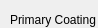
          <widget class="QWidget" name="cryoSEM_2">
           <property name="geometry">
            <rect>
             <x>0</x>
             <y>0</y>
             <width>98</width>
             <height>28</height>
            </rect>
           </property>
           <attribute name="label">
            <string>Cryo-SEM</string>
           </attribute>
           <widget class="QWidget" name="layoutWidget">
            <property name="geometry">
             <rect>
              <x>10</x>
              <y>10</y>
              <width>313</width>
              <height>328</height>
             </rect>
            </property>
            <layout class="QGridLayout" name="gridLayout_32">
             <item row="13" column="0">
              <widget class="QLabel" name="ViewingTemp_CryoSEM_2">
               <property name="text">
                <string>Viewing Temp</string>
               </property>
              </widget>
             </item>
             <item row="13" column="1">
              <widget class="QLineEdit" name="ViewingTemp_Text_CryoSEM_2"/>
             </item>
             <item row="12" column="2">
              <widget class="QLabel" name="SecondarySublimationTemp_Measurement_CryoSEM_2">
               <property name="text">
                <string>C</string>
               </property>
              </widget>
             </item>
             <item row="10" column="2">
              <widget class="QLabel" name="PrimarySublimationTemp_Measurement_CryoSEM_2">
               <property name="text">
                <string>C</string>
               </property>
              </widget>
             </item>
             <item row="11" column="0">
              <widget class="QLabel" name="SecondarySublimationTime_CryoSEM_2">
               <property name="text">
                <string>Secondary Sublimation Time</string>
               </property>
              </widget>
             </item>
             <item row="11" column="1">
              <widget class="QLineEdit" name="SecondarySublimationTime_Text_CryoSEM_2"/>
             </item>
             <item row="11" column="2">
              <widget class="QLabel" name="SecondarySublimationTime_Measurement_CryoSEM_2">
               <property name="text">
                <string>M</string>
               </property>
              </widget>
             </item>
             <item row="12" column="1">
              <widget class="QLineEdit" name="SecondarySublimationTemp_Text_CryoSEM_2"/>
             </item>
             <item row="12" column="0">
              <widget class="QLabel" name="SecondarySublimationTemp_CryoSEM_2">
               <property name="text">
                <string>Secondary Sublimation Temp</string>
               </property>
              </widget>
             </item>
             <item row="10" column="1">
              <widget class="QLineEdit" name="PrimarySublimationTemp_Text_CryoSEM_2"/>
             </item>
             <item row="9" column="2">
              <widget class="QLabel" name="PrimarySublimationTime_Measurement_CryoSEM_2">
               <property name="text">
                <string>M</string>
               </property>
              </widget>
             </item>
             <item row="10" column="0">
              <widget class="QLabel" name="PrimarySublimationTemp_CryoSEM_2">
               <property name="text">
                <string>Primary Sublimation Temp</string>
               </property>
              </widget>
             </item>
             <item row="13" column="2">
              <widget class="QLabel" name="ViewingTemp_Measurement_2">
               <property name="text">
                <string>C</string>
               </property>
              </widget>
             </item>
             <item row="8" column="0">
              <widget class="QLabel" name="SecondaryCoatingThickness_CryoSEM_2">
               <property name="text">
                <string>Secondary Coating Thickness</string>
               </property>
              </widget>
             </item>
             <item row="8" column="1">
              <widget class="QLineEdit" name="SecondaryCoatingThickness_Text_CryoSEM_2"/>
             </item>
             <item row="0" column="0">
              <widget class="QLabel" name="PrimaryCoating_CryoSEM_2">
               <property name="text">
                <string>Primary Coating</string>
               </property>
              </widget>
             </item>
             <item row="4" column="0">
              <widget class="QLabel" name="PrimaryCoatingThickness_CryoSEM_2">
               <property name="text">
                <string>Primary Coating Thickness</string>
               </property>
              </widget>
             </item>
             <item row="4" column="2">
              <widget class="QLabel" name="PrimaryCoatingThickness_Measurement_CryoSEM_2">
               <property name="text">
                <string>NM</string>
               </property>
              </widget>
             </item>
             <item row="8" column="2">
              <widget class="QLabel" name="SecondaryCoatingThickness_Measurement_CryoSEM_2">
               <property name="text">
                <string>NM</string>
               </property>
              </widget>
             </item>
             <item row="5" column="1">
              <widget class="QComboBox" name="SecondaryCoating_DropBox_CryoSEM_2">
               <item>
                <property name="text">
                 <string>C</string>
                </property>
               </item>
               <item>
                <property name="text">
                 <string>Ir</string>
                </property>
               </item>
               <item>
                <property name="text">
                 <string>Cr</string>
                </property>
               </item>
               <item>
                <property name="text">
                 <string>Pt</string>
                </property>
               </item>
               <item>
                <property name="text">
                 <string>Pt/C</string>
                </property>
               </item>
              </widget>
             </item>
             <item row="4" column="1">
              <widget class="QLineEdit" name="PrimaryCoatingThickness_Text_CryoSEM_2"/>
             </item>
             <item row="9" column="0">
              <widget class="QLabel" name="PrimarySublimationTime_CryoSEM_2">
               <property name="text">
                <string>Primary Sublimation Time</string>
               </property>
              </widget>
             </item>
             <item row="9" column="1">
              <widget class="QLineEdit" name="PrimarySublimationTime_Text_CryoSEM_2"/>
             </item>
             <item row="5" column="0">
              <widget class="QLabel" name="SecondaryCoating_CryoSEM_2">
               <property name="text">
                <string>Secondary Coating</string>
               </property>
              </widget>
             </item>
             <item row="0" column="1">
              <widget class="QComboBox" name="PrimaryCoating_DropBox_CryoSEM_2">
               <item>
                <property name="text">
                 <string>Pt/C</string>
                </property>
               </item>
               <item>
                <property name="text">
                 <string>Ir</string>
                </property>
               </item>
               <item>
                <property name="text">
                 <string>Cr</string>
                </property>
               </item>
               <item>
                <property name="text">
                 <string>Pt</string>
                </property>
               </item>
               <item>
                <property name="text">
                 <string>C</string>
                </property>
               </item>
              </widget>
             </item>
             <item row="1" column="0">
              <widget class="QLabel" name="primaryCoatingAngle">
               <property name="text">
                <string>Primary Coating Angle</string>
               </property>
              </widget>
             </item>
             <item row="1" column="1">
              <widget class="QLineEdit" name="primaryCoatingAngle_Text"/>
             </item>
             <item row="2" column="1">
              <widget class="QCheckBox" name="primaryCoatingAngle_Rotation">
               <property name="text">
                <string>Rotation</string>
               </property>
              </widget>
             </item>
             <item row="6" column="0">
              <widget class="QLabel" name="secondaryCoatingAngle">
               <property name="text">
                <string>Secondary Coating Angle</string>
               </property>
              </widget>
             </item>
             <item row="7" column="1">
              <widget class="QCheckBox" name="secondaryCoatingAngle_Rotation">
               <property name="text">
                <string>Rotation</string>
               </property>
              </widget>
             </item>
             <item row="6" column="1">
              <widget class="QLineEdit" name="secondaryCoatingAngle_Text"/>
             </item>
            </layout>
           </widget>
          </widget>
